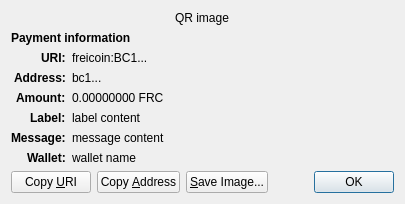
<?xml version="1.0" encoding="UTF-8"?>
<ui version="4.0">
 <class>ReceiveRequestDialog</class>
 <widget class="QDialog" name="ReceiveRequestDialog">
  <property name="geometry">
   <rect>
    <x>0</x>
    <y>0</y>
    <width>413</width>
    <height>229</height>
   </rect>
  </property>
  <property name="windowTitle">
   <string>Request payment to ...</string>
  </property>
  <layout class="QGridLayout" name="gridLayout" columnstretch="0,1">
   <property name="sizeConstraint">
    <enum>QLayout::SetFixedSize</enum>
   </property>
   <item row="0" column="0" colspan="2" alignment="Qt::AlignHCenter">
    <widget class="QRImageWidget" name="qr_code">
     <property name="text">
      <string notr="true">QR image</string>
     </property>
     <property name="textInteractionFlags">
      <set>Qt::NoTextInteraction</set>
     </property>
    </widget>
   </item>
   <item row="1" column="0" colspan="2">
    <widget class="QLabel" name="payment_header">
     <property name="font">
      <font>
       <weight>75</weight>
       <bold>true</bold>
      </font>
     </property>
     <property name="text">
      <string>Payment information</string>
     </property>
     <property name="textInteractionFlags">
      <set>Qt::NoTextInteraction</set>
     </property>
    </widget>
   </item>
   <item row="2" column="0" alignment="Qt::AlignRight|Qt::AlignTop">
    <widget class="QLabel" name="uri_tag">
     <property name="font">
      <font>
       <weight>75</weight>
       <bold>true</bold>
      </font>
     </property>
     <property name="text">
      <string notr="true">URI:</string>
     </property>
     <property name="textFormat">
      <enum>Qt::PlainText</enum>
     </property>
     <property name="textInteractionFlags">
      <set>Qt::NoTextInteraction</set>
     </property>
    </widget>
   </item>
   <item row="2" column="1" alignment="Qt::AlignTop">
    <widget class="QLabel" name="uri_content">
     <property name="text">
      <string notr="true">freicoin:BC1...</string>
     </property>
     <property name="textFormat">
      <enum>Qt::RichText</enum>
     </property>
     <property name="wordWrap">
      <bool>true</bool>
     </property>
     <property name="textInteractionFlags">
      <set>Qt::TextSelectableByMouse</set>
     </property>
    </widget>
   </item>
   <item row="3" column="0" alignment="Qt::AlignRight|Qt::AlignTop">
    <widget class="QLabel" name="address_tag">
     <property name="font">
      <font>
       <weight>75</weight>
       <bold>true</bold>
      </font>
     </property>
     <property name="text">
      <string>Address:</string>
     </property>
     <property name="textInteractionFlags">
      <set>Qt::NoTextInteraction</set>
     </property>
    </widget>
   </item>
   <item row="3" column="1" alignment="Qt::AlignTop">
    <widget class="QLabel" name="address_content">
     <property name="text">
      <string notr="true">bc1...</string>
     </property>
     <property name="textFormat">
      <enum>Qt::PlainText</enum>
     </property>
     <property name="textInteractionFlags">
      <set>Qt::TextSelectableByMouse</set>
     </property>
    </widget>
   </item>
   <item row="4" column="0" alignment="Qt::AlignRight|Qt::AlignTop">
    <widget class="QLabel" name="amount_tag">
     <property name="font">
      <font>
       <weight>75</weight>
       <bold>true</bold>
      </font>
     </property>
     <property name="text">
      <string>Amount:</string>
     </property>
     <property name="textInteractionFlags">
      <set>Qt::NoTextInteraction</set>
     </property>
    </widget>
   </item>
   <item row="4" column="1" alignment="Qt::AlignTop">
    <widget class="QLabel" name="amount_content">
     <property name="text">
      <string notr="true">0.00000000 FRC</string>
     </property>
     <property name="textFormat">
      <enum>Qt::PlainText</enum>
     </property>
     <property name="textInteractionFlags">
      <set>Qt::TextSelectableByMouse</set>
     </property>
    </widget>
   </item>
   <item row="5" column="0" alignment="Qt::AlignRight|Qt::AlignTop">
    <widget class="QLabel" name="label_tag">
     <property name="font">
      <font>
       <weight>75</weight>
       <bold>true</bold>
      </font>
     </property>
     <property name="text">
      <string>Label:</string>
     </property>
     <property name="textInteractionFlags">
      <set>Qt::NoTextInteraction</set>
     </property>
    </widget>
   </item>
   <item row="5" column="1" alignment="Qt::AlignTop">
    <widget class="QLabel" name="label_content">
     <property name="text">
      <string notr="true">label content</string>
     </property>
     <property name="textFormat">
      <enum>Qt::PlainText</enum>
     </property>
     <property name="wordWrap">
      <bool>true</bool>
     </property>
     <property name="textInteractionFlags">
      <set>Qt::TextSelectableByMouse</set>
     </property>
    </widget>
   </item>
   <item row="6" column="0" alignment="Qt::AlignRight|Qt::AlignTop">
    <widget class="QLabel" name="message_tag">
     <property name="font">
      <font>
       <weight>75</weight>
       <bold>true</bold>
      </font>
     </property>
     <property name="text">
      <string>Message:</string>
     </property>
     <property name="textInteractionFlags">
      <set>Qt::NoTextInteraction</set>
     </property>
    </widget>
   </item>
   <item row="6" column="1" alignment="Qt::AlignTop">
    <widget class="QLabel" name="message_content">
     <property name="text">
      <string notr="true">message content</string>
     </property>
     <property name="textFormat">
      <enum>Qt::PlainText</enum>
     </property>
     <property name="wordWrap">
      <bool>true</bool>
     </property>
     <property name="textInteractionFlags">
      <set>Qt::TextSelectableByMouse</set>
     </property>
    </widget>
   </item>
   <item row="7" column="0" alignment="Qt::AlignRight|Qt::AlignTop">
    <widget class="QLabel" name="wallet_tag">
     <property name="font">
      <font>
       <weight>75</weight>
       <bold>true</bold>
      </font>
     </property>
     <property name="text">
      <string>Wallet:</string>
     </property>
     <property name="textInteractionFlags">
      <set>Qt::NoTextInteraction</set>
     </property>
    </widget>
   </item>
   <item row="7" column="1" alignment="Qt::AlignTop">
    <widget class="QLabel" name="wallet_content">
     <property name="text">
      <string notr="true">wallet name</string>
     </property>
     <property name="textFormat">
      <enum>Qt::PlainText</enum>
     </property>
     <property name="wordWrap">
      <bool>true</bool>
     </property>
     <property name="textInteractionFlags">
      <set>Qt::TextSelectableByMouse</set>
     </property>
    </widget>
   </item>
   <item row="8" column="0" colspan="2">
    <layout class="QHBoxLayout" name="horizontalLayout">
     <item>
      <widget class="QPushButton" name="btnCopyURI">
       <property name="text">
        <string>Copy &amp;URI</string>
       </property>
       <property name="autoDefault">
        <bool>false</bool>
       </property>
      </widget>
     </item>
     <item>
      <widget class="QPushButton" name="btnCopyAddress">
       <property name="text">
        <string>Copy &amp;Address</string>
       </property>
       <property name="autoDefault">
        <bool>false</bool>
       </property>
      </widget>
     </item>
     <item>
      <widget class="QPushButton" name="btnSaveAs">
       <property name="text">
        <string>&amp;Save Image...</string>
       </property>
       <property name="autoDefault">
        <bool>false</bool>
       </property>
      </widget>
     </item>
     <item>
      <spacer name="horizontalSpacer_2">
       <property name="orientation">
        <enum>Qt::Horizontal</enum>
       </property>
       <property name="sizeHint" stdset="0">
        <size>
         <width>40</width>
         <height>20</height>
        </size>
       </property>
      </spacer>
     </item>
     <item>
      <widget class="QDialogButtonBox" name="buttonBox">
       <property name="focusPolicy">
        <enum>Qt::StrongFocus</enum>
       </property>
       <property name="standardButtons">
        <set>QDialogButtonBox::Ok</set>
       </property>
      </widget>
     </item>
    </layout>
   </item>
  </layout>
 </widget>
 <customwidgets>
  <customwidget>
   <class>QRImageWidget</class>
   <extends>QLabel</extends>
   <header>qt/qrimagewidget.h</header>
  </customwidget>
 </customwidgets>
 <tabstops>
  <tabstop>buttonBox</tabstop>
  <tabstop>btnCopyURI</tabstop>
  <tabstop>btnCopyAddress</tabstop>
  <tabstop>btnSaveAs</tabstop>
 </tabstops>
 <resources/>
 <connections>
  <connection>
   <sender>buttonBox</sender>
   <signal>accepted()</signal>
   <receiver>ReceiveRequestDialog</receiver>
   <slot>accept()</slot>
   <hints>
    <hint type="sourcelabel">
     <x>135</x>
     <y>230</y>
    </hint>
    <hint type="destinationlabel">
     <x>135</x>
     <y>126</y>
    </hint>
   </hints>
  </connection>
 </connections>
</ui>
